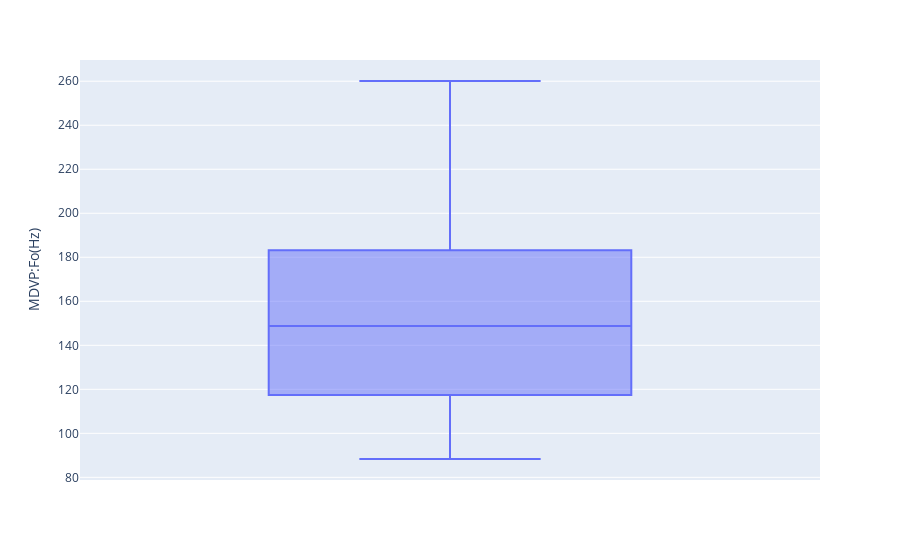

Notebook code for this chart:
### Markdown cell above
#### 1. 'MDVP:Fo(Hz)'

### Code cell
boxplot_of('MDVP:Fo(Hz)')

### Figure 1 — Plotly figure (JSON) as saved in the notebook; plotly's stock layout.template omitted (floating-point values rounded to 4 significant figures; data arrays with more than 128 entries replaced by an {"elided": "..."} marker saying what was removed)
{"data": [{"alignmentgroup": "True", "hovertemplate": "MDVP:Fo(Hz)=%{y}<extra></extra>", "legendgroup": "", "marker": {"color": "#636efa"}, "name": "", "notched": false, "offsetgroup": "", "orientation": "v", "showlegend": false, "type": "box", "x0": " ", "xaxis": "x", "y": {"elided": "195 float values"}, "y0": " ", "yaxis": "y"}], "layout": {"boxmode": "group", "legend": {"tracegroupgap": 0}, "margin": {"t": 60}, "xaxis": {"anchor": "y", "domain": [0, 1]}, "yaxis": {"anchor": "x", "domain": [0, 1], "title": {"text": "MDVP:Fo(Hz)"}}}}
